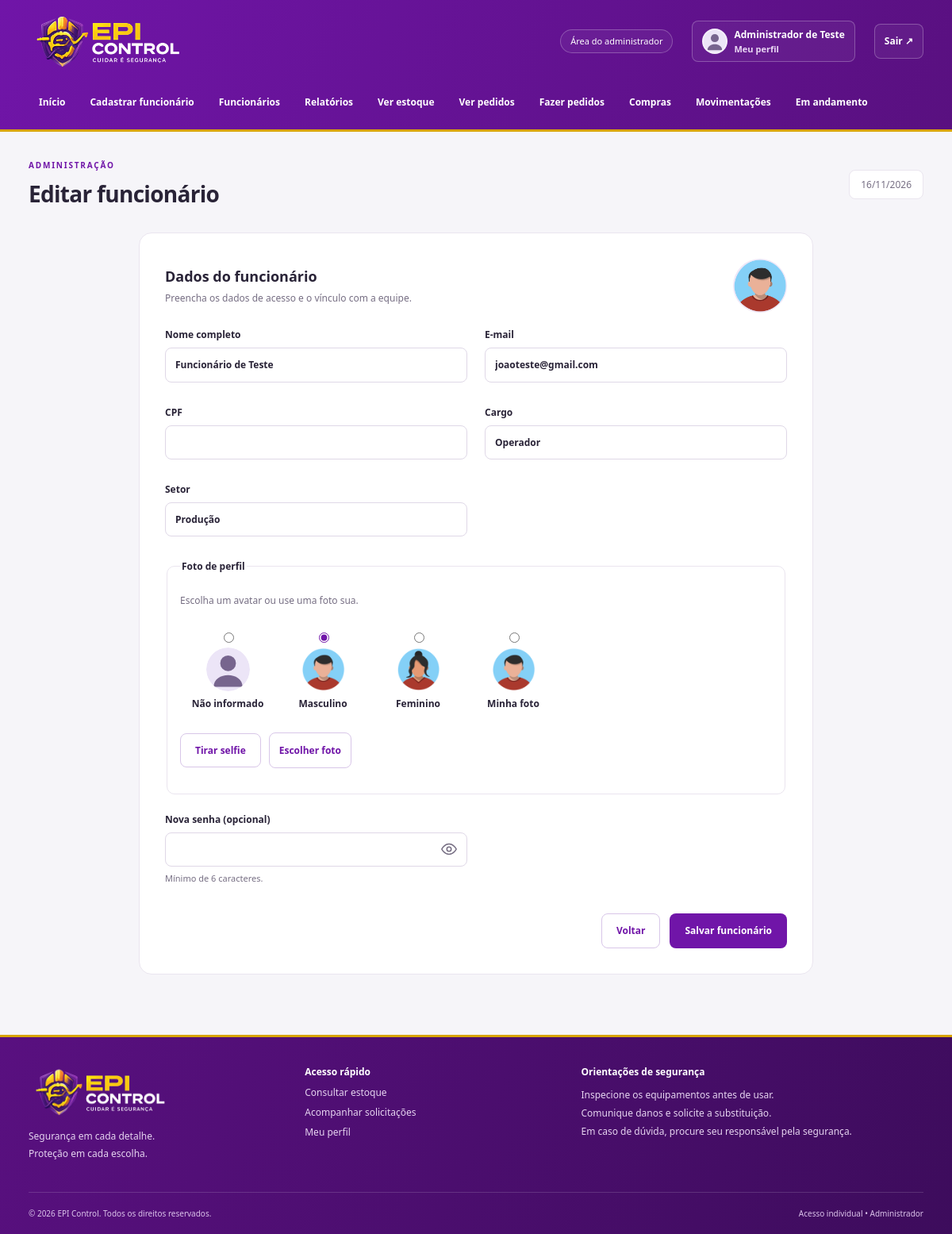
The app's page /editarfunc.php?id=2 (signed in), older data.
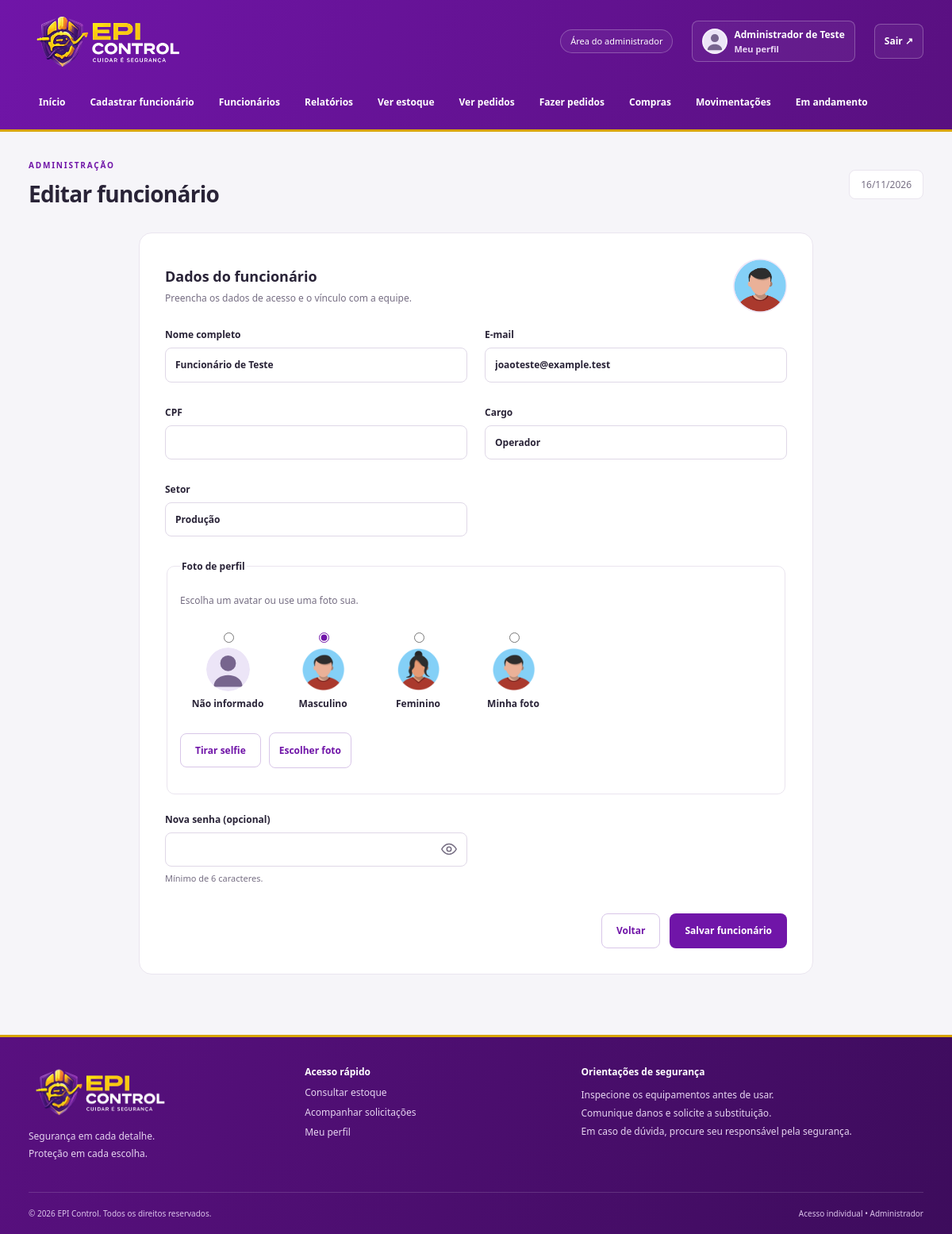
The same page, newer data.
### tables this page shows
CREATE TABLE `tb_funcionarios` (
  `id_funcionario` int(11) NOT NULL,
  `nome_completo` varchar(100) NOT NULL,
  `cpf` varchar(20) DEFAULT NULL,
  `cargo` varchar(100) DEFAULT NULL,
  `setor` varchar(100) DEFAULT NULL,
  `foto_url` varchar(255) DEFAULT NULL,
  `email` varchar(100) NOT NULL,
  `senha` varchar(255) NOT NULL,
  `nivel_acesso` varchar(30) NOT NULL DEFAULT 'Funcionario',
  `status_funcionario` enum('Ativo','Inativo') NOT NULL DEFAULT 'Ativo'
);

### app/Controllers/AppController.php (called while the page is built, shortened)
<?php
class AppController
{
    private array $user;
    private bool $admin;
    private string $page;
    public function handle(string $page): void {
        $this->page = $page;
        try {
            $this->model = new EpiModel(conectar());
            $this->user = $this->model->user((int)$_SESSION['id_funcionario']) ?? [];
            $this->admin = $this->user['nivel_acesso'] === 'Administrador';
            $data = ['error'=>$error ?? null,'title'=>$this->titles()[$page] ?? 'EPI Control'];
            $id = (int)($_GET['id'] ?? $_POST['id_funcionario'] ?? 0);
            if (in_array($page,['informacoes','editarfunc','excluirfunc','adicionarepi'],true)) {
                $data['person'] = $this->model->user($id);
                $data['equipment'] = $this->model->equipment($id);
                $data['history'] = $this->model->history($id);
            }
            $views = ['home'=>'dashboard','homefunc'=>'dashboard','andamento'=>'requests','pedidos'=>'requests','minhassolicitacoes'=>'requests','conscientizacao'=>'conscientizacao','cadastro'=>'person-form','editarfunc'=>'person-form','perfil'=>'person-form','funcionarios'=>'employees','informacoes'=>'equipment','meuepi'=>'equipment','adicionarepi'=>'order-form','solicitar'=>'order-form','fazerpedidos'=>'order-form','estoque'=>'stock','compras'=>'purchases','movimentacoes'=>'history','relatorios'=>'reports','excluirfunc'=>'delete'];
            $this->page = $page;
            $this->render($views[$page] ?? 'message',$data);
        } catch (Throwable $e) {
            error_log((string)$e);
            http_response_code(503);
            $title = 'Sistema indisponível'; $message = 'Confira se o MySQL está iniciado e se o banco tcc foi configurado a partir de database/tcc.sql.';
            require __DIR__ . '/../Views/unavailable.php';
        }
    }
    private function titles(): array { return ['home'=>'Visão geral','homefunc'=>'Meu painel','cadastro'=>'Cadastrar funcionário','funcionarios'=>'Funcionários','editarfunc'=>'Editar funcionário','informacoes'=>'Informações do funcionário','excluirfunc'=>'Excluir funcionário','adicionarepi'=>'Entregar EPI','relatorios'=>'Relatórios','estoque'=>'Estoque de EPIs','pedidos'=>'Solicitações dos funcionários','fazerpedidos'=>'Novo pedido de compra','compras'=>'Compras','movimentacoes'=>'Movimentações','andamento'=>'Em andamento','meuepi'=>'Meu EPI','solicitar'=>'Solicitar EPI','minhassolicitacoes'=>'Minhas solicitações','conscientizacao'=>'Conscientização','perfil'=>'Meu perfil']; }
    private function render(string $view, array $data): void {
        extract($data);
        $user = $this->user; $admin = $this->admin; $page = $this->page;
        require __DIR__ . '/../../templates/header.php';
        require __DIR__ . '/../Views/' . $view . '.php';
        require __DIR__ . '/../../templates/footer.php';
    }
}

### app/dispatch.php (called while the page is built)
<?php
require_once __DIR__ . '/bootstrap.php';
require_once __DIR__ . '/Controllers/AppController.php';
(new AppController())->handle($route);

### editarfunc.php (called while the page is built)
<?php
$route = 'editarfunc';
require __DIR__ . '/app/dispatch.php';

### config/conexao.php (called while the page is built, shortened)
<?php
function conectar(): mysqli
{
    $config = [
        'host' => '127.0.0.1',
        'user' => 'root',
        'password' => '',
        'database' => 'tcc',
        'port' => 3306,
    ];
    $porta = filter_var($config['port'], FILTER_VALIDATE_INT, [
        'options' => ['min_range' => 1, 'max_range' => 65535],
    ]);
    $db = new mysqli(
        (string) $config['host'],
        (string) $config['user'],
        (string) $config['password'],
        (string) $config['database'],
        $porta
    );
    $db->set_charset('utf8mb4');
    $db->query("SET time_zone = '-03:00'");
    return $db;
}

### app/Models/EpiModel.php (called while the page is built, shortened)
<?php
class EpiModel
{
    public function run(string $sql, array $params = []): mysqli_stmt {
        $stmt = $this->db->prepare($sql);
        if ($params) {
            $types = implode('', array_map(fn($p) => is_int($p) ? 'i' : 's', $params));
            $stmt->bind_param($types, ...$params);
        }
        $stmt->execute();
        return $stmt;
    }
    public function all(string $sql, array $params = []): array { return $this->run($sql, $params)->get_result()->fetch_all(MYSQLI_ASSOC); }
    public function one(string $sql, array $params = []): ?array { return $this->all($sql, $params)[0] ?? null; }
    public function user(int $id): ?array { return $this->one('SELECT * FROM tb_funcionarios WHERE id_funcionario=?', [$id]); }
}

### app/bootstrap.php (called while the page is built, shortened)
<?php
require_once __DIR__ . '/../config/conexao.php';
require_once __DIR__ . '/Models/EpiModel.php';
function e($value): string
{
    return htmlspecialchars((string) ($value ?? ''), ENT_QUOTES | ENT_SUBSTITUTE, 'UTF-8');
}
function avatar(array $person): string
{
    return in_array($person['foto_url'] ?? '', ['img/boy.png', 'img/woman.png'], true) ? $person['foto_url'] : 'img/avatar.svg';
}

### app/Views/person-form.php (the view, shortened to what this page needs)
<?php $person = $person ?? [];
$profile = $page === 'perfil';
$value = fn($key) => $_POST[$key] ?? ($key === 'nome' ? ($person['nome_completo'] ?? '') : ($person[$key] ?? '')); ?>
<section class="card form-card">
    <div class="section-heading">
        <div>
            <h2><?= $profile ? 'Seus dados' : 'Dados do funcionário' ?></h2>
            <p><?= $profile ? 'Seu cadastro é mantido pelo administrador. Você pode alterar a foto e a senha.' : 'Preencha os dados de acesso e o vínculo com a equipe.' ?>
            </p>
        </div><img class="avatar large" src="<?= e(avatar($person)) ?>" alt="Foto cadastrada">
    </div>
    <form method="post" class="form-grid"><?= csrf() ?><input type="hidden" name="id_funcionario"
        <?php foreach (['nome' => 'Nome completo', 'email' => 'E-mail', 'cpf' => 'CPF', 'cargo' => 'Cargo', 'setor' => 'Setor'] as $key => $label): ?><label><?= e($label) ?><input
                    type="<?= $key === 'email' ? 'email' : 'text' ?>" name="<?= e($key) ?>" value="<?= e($value($key)) ?>"
                    maxlength="<?= $key === 'cpf' ? 20 : 100 ?>" <?= $profile ? 'readonly' : 'required' ?>
                    <?= $key === 'cpf' ? 'inputmode="numeric"' : '' ?>></label><?php endforeach ?>
        <fieldset class="full avatar-options">
            <legend>Foto de perfil</legend>
            <p>Escolha um avatar ou use uma foto sua.</p>
            <?php foreach (['' => 'Não informado', 'img/boy.png' => 'Masculino', 'img/woman.png' => 'Feminino'] as $url => $label): ?><label><input
                        type="radio" name="foto_url" value="<?= e($url) ?>" <?= $value('foto_url') === $url ? 'checked' : '' ?>><img src="<?= e($url ?: 'img/avatar.svg') ?>"
                        alt=""><span><?= e($label) ?></span></label><?php endforeach ?><label><input type="radio"
                    name="foto_url" value="selfie" id="selfie-option"
                    <?= str_starts_with($person['foto_url'] ?? '', 'uploads/avatars/') ? 'checked' : '' ?>><img
                    id="selfie-preview" src="<?= e(avatar($person)) ?>" alt="Prévia da sua foto"><span>Minha
                    foto</span></label>
            <div class="selfie-tools"><button type="button" class="button secondary" id="open-camera">Tirar
                    selfie</button><label class="button secondary photo-file">Escolher foto<input type="file"
                        id="photo-file" accept="image/jpeg,image/png,image/webp" capture="user"></label></div>
        </fieldset>
        <?php if ($profile): ?><label>Senha atual<input type="password" name="senha_atual"
                    autocomplete="current-password"><small>Obrigatória para trocar a
                    senha</small></label><?php endif ?><label><?= $page === 'cadastro' ? 'Senha temporária' : 'Nova senha (opcional)' ?><input
                type="password" name="senha" minlength="6" maxlength="72" autocomplete="new-password"
                <?= $page === 'cadastro' ? 'required' : '' ?>><small>Mínimo de 6 caracteres.</small></label>
        <div class="form-actions full"><a class="button secondary"
                href="<?= $profile ? ($admin ? 'home.php' : 'homefunc.php') : 'funcionarios.php' ?>">Voltar</a><button
                class="button">Salvar <?= $profile ? 'perfil' : 'funcionário' ?></button></div>
    </form>
</section>

### templates/header.php (shortened to what this page needs)
<?php
$navigation = $admin ? ['home' => 'Início', 'cadastro' => 'Cadastrar funcionário', 'funcionarios' => 'Funcionários', 'relatorios' => 'Relatórios', 'estoque' => 'Ver estoque', 'pedidos' => 'Ver pedidos', 'fazerpedidos' => 'Fazer pedidos', 'compras' => 'Compras', 'movimentacoes' => 'Movimentações', 'andamento' => 'Em andamento'] : ['homefunc' => 'Início', 'meuepi' => 'Meu EPI', 'solicitar' => 'Solicitar EPI', 'minhassolicitacoes' => 'Minhas solicitações', 'conscientizacao' => 'Conscientização'];
?>
<!doctype html>
<html lang="pt-BR">
<head>
    <link rel="stylesheet" href="css/app.css?v=<?= filemtime(__DIR__ . '/../css/app.css') ?>">
</head>
<body><a class="skip-link" href="#conteudo">Pular para o conteúdo</a>
    <header class="site-header">
        <div class="header-top container"><a class="brand" href="<?= $admin ? 'home.php' : 'homefunc.php' ?>"><img
                    class="brand-logo" src="img/logohome.png" alt="EPI Control — Cuidar é segurança"></a>
            <div class="header-actions"><span
                    class="role-label"><?= $admin ? 'Área do administrador' : 'Área do funcionário' ?></span><a
                    class="profile-link" href="perfil.php"><img src="<?= e(avatar($user)) ?>"
                        alt="Foto de <?= e($user['nome_completo']) ?>"><span><strong><?= e($user['nome_completo']) ?></strong><small>Meu
                            perfil</small></span></a>
                <form method="post" action="logout.php"><?= csrf() ?><button class="text-button" type="submit">Sair
                        ↗</button></form>
            </div>
        </div>
        <nav class="main-nav container" aria-label="Navegação principal">
            <?php foreach ($navigation as $url => $label): ?><a href="<?= e($url) ?>.php" <?= $page === $url ? 'class="active" aria-current="page"' : '' ?>><?= e($label) ?></a><?php endforeach ?></nav>
    </header>
    <main id="conteudo" class="container main-content">
        <div class="page-heading">
            <div><span class="eyebrow"><?= $admin ? 'ADMINISTRAÇÃO' : 'MINHA SEGURANÇA' ?></span>
                <h1><?= e($title) ?></h1>
            </div><span class="today"><?= date('d/m/Y') ?></span>
        </div>

### templates/footer.php
</main>
<footer class="site-footer">
    <div class="container footer-grid">
        <div><a class="brand" href="<?= $admin ? 'home.php' : 'homefunc.php' ?>"><img class="brand-logo"
                    src="img/logohome.png" alt="EPI Control — Cuidar é segurança"></a>
            <p>Segurança em cada detalhe.<br>Proteção em cada escolha.</p>
        </div>
        <div><strong>Acesso rápido</strong><a
                href="<?= $admin ? 'estoque.php' : 'meuepi.php' ?>"><?= $admin ? 'Consultar estoque' : 'Meus equipamentos' ?></a><a
                href="<?= $admin ? 'pedidos.php' : 'minhassolicitacoes.php' ?>">Acompanhar solicitações</a><a
                href="perfil.php">Meu perfil</a><?php if (!$admin): ?><a href="conscientizacao.php">Conscientização</a><?php endif ?></div>
        <div><strong>Orientações de segurança</strong>
            <p>Inspecione os equipamentos antes de usar.<br>Comunique danos e solicite a substituição.<br>Em caso de
                dúvida, procure seu responsável pela segurança.</p>
        </div>
    </div>
    <div class="container footer-bottom"><span>© <?= date('Y') ?> EPI Control. Todos os direitos
            reservados.</span><span>Acesso individual • <?= $admin ? 'Administrador' : 'Funcionário' ?></span></div>
</footer>
</body>
</html>

Row changes from the older to the newer data that the page shows:
changed tb_funcionarios "Funcionário de Teste": email "joaoteste@gmail.com" → "joaoteste@example.test"
